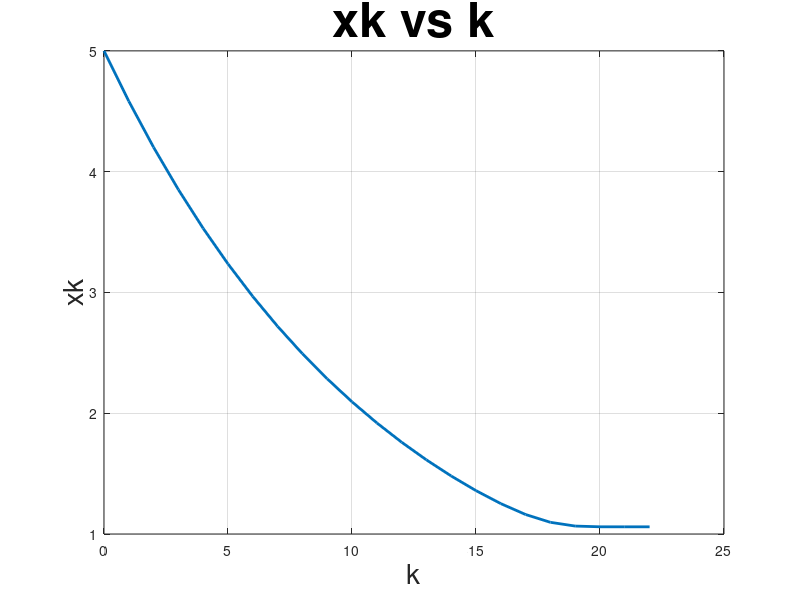

Write the MATLAB code that produced this figure.
%Group 07 - Inlab1

%Global variables declaration
global n = 12;
global A = 2;

%desired precision of answer
epsilon = 10^(-11);

x0 = input("Give x0: ");

%checking whether input will cause overflow
while abs(x0) < 0.001
	x0 = input("Enter mod(x0) >= 0.001 to avoid overflow : ");
end

%calculates next value in the series
function next = refine(prev)
	global n;
	global A;	
	next = (1/n)*((n-1)*prev + A/(prev^(n-1)));
endfunction;

xk = x0;
x = [x0]; %x will store the series

while abs(xk^n - A) > epsilon		%checking precision
	xk = refine(xk);
	x = [x xk];			%appending to vector
end;

printf("%.10f\n",xk);			%printing answer till 10th decimal position

%plotting graph
plot([0:length(x)-1],x,'LineWidth',2);
title("xk vs k","FontSize",35);
xlabel("k","FontSize",20);
ylabel("xk","FontSize",20);
grid on;

